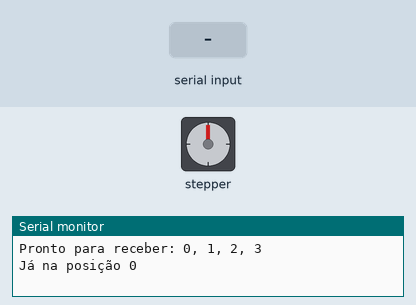
Recording of a sketch running on a simulated Arduino Uno, built with avr-gcc and run on an emulated ATmega328P. On the bench: stepper motor, the last lines printed to the serial monitor. Wiring (inferred from the names in the program): stepper motor driver (800 steps per turn assumed): step pin 11; direction pin 5; enable pin 8. Inputs (shaded band) come from the test bench.

Above: at 1.2 s.
1.3 s: "t\n" received over Serial
At 3.2 s:
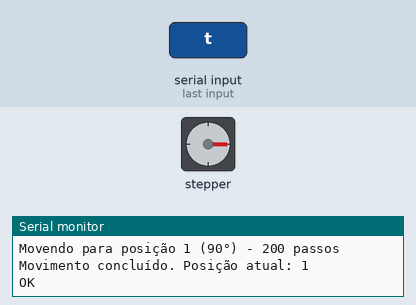
At 4.2 s:
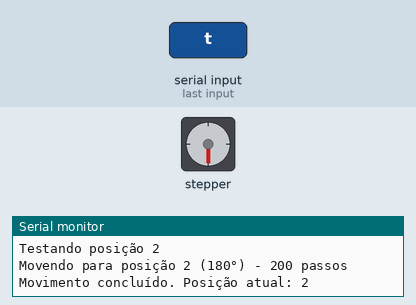
4.3 s: "1\n" received over Serial
At 6.6 s:
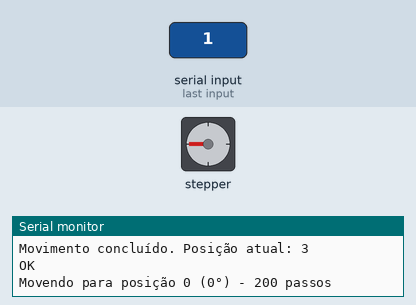
7.3 s: "0\n" received over Serial
Timing chart, 0 to 10.3 s (numbered marks = the images above; inputs shaded):
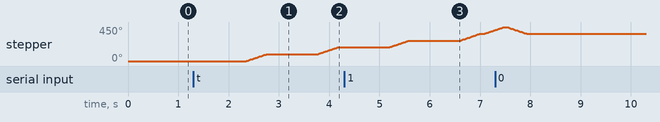

Measured:
- after the input at 1.3 s, stepper: turns 90° clockwise in 0.40 s, then 90° clockwise in 0.40 s

The sketch:

arduino.ino
```cpp
// Motor de passo 17HS4401S com TB6600 - Versão Python Compatível
const int STEP_PIN = 11;   // PUL+
const int DIR_PIN = 5;    // DIR+
const int EN_PIN = 8;     // ENA+

const int MICROSTEPS = 1;
const int STEPS_PER_REVOLUTION = 800 * MICROSTEPS;
const int STEPS_PER_90_DEGREES = STEPS_PER_REVOLUTION / 4;
const int STEP_DELAY_US = 2000;

int currentPosition = 0;  // Posição atual (0-3)
String inputString = "";  // Buffer para dados seriais
bool stringComplete = false;

void setup() {
  pinMode(STEP_PIN, OUTPUT);
  pinMode(DIR_PIN, OUTPUT);
  pinMode(EN_PIN, OUTPUT);
  digitalWrite(EN_PIN, LOW);  // Ativa driver

  Serial.begin(9600);
  Serial.println("Sistema iniciado - Aguardando comandos do Python");
  Serial.println("Pronto para receber: 0, 1, 2, 3");

  // Move para posição inicial (0 graus)
  moveToPosition(0);
}

void loop() {
  // Processa comandos recebidos via serial
  if (stringComplete) {
    inputString.trim(); // Remove espaços e quebras de linha

    Serial.print("Recebido: '");
    Serial.print(inputString);
    Serial.println("'");

    // Verifica se é um comando de posição válido (0-3)
    if (inputString.length() == 1 && inputString >= "0" && inputString <= "3") {
      int targetPosition = inputString.toInt();
      moveToPosition(targetPosition);
    }
    // Comando de teste
    else if (inputString == "t") {
      testMotor();
    }
    // Comando de status
    else if (inputString == "s") {
      printStatus();
    }
    else {
      Serial.println("Comando inválido. Use: 0, 1, 2, 3, t (teste), s (status)");
    }

    // Limpa buffer para próximo comando
    inputString = "";
    stringComplete = false;
  }
}

void moveToPosition(int targetPosition) {
  // Calcula diferença de posição (0-3)
  int diff = targetPosition - currentPosition;

  // Ajusta para caminho mais curto
  if (diff > 2) diff -= 4;
  if (diff < -2) diff += 4;

  if (diff == 0) {
    Serial.println("Já na posição " + String(targetPosition));
    return;
  }

  // Determina direção e quantidade de passos
  bool direction = diff > 0;
  int steps = abs(diff) * STEPS_PER_90_DEGREES;

  Serial.print("Movendo para posição ");
  Serial.print(targetPosition);
  Serial.print(" (");
  Serial.print(targetPosition * 90);
  Serial.print("°) - ");
  Serial.print(steps);
  Serial.println(" passos");

  // Executa movimento
  moveSteps(steps, direction);

  // Atualiza posição atual
  currentPosition = targetPosition;

  Serial.print("Movimento concluído. Posição atual: ");
  Serial.println(currentPosition);

  // Feedback para Python
  Serial.println("OK"); // Confirmação para o Python
}

void moveSteps(int steps, bool direction) {
  digitalWrite(DIR_PIN, direction ? HIGH : LOW);
  delay(10); // Pequena pausa para estabilização da direção

  for (int i = 0; i < steps; i++) {
    digitalWrite(STEP_PIN, HIGH);
    delayMicroseconds(STEP_DELAY_US / 2);
    digitalWrite(STEP_PIN, LOW);
    delayMicroseconds(STEP_DELAY_US / 2);
  }
}

void testMotor() {
  Serial.println(">>> INICIANDO TESTE DO MOTOR <<<");

  // Testa todas as posições
  for (int pos = 0; pos <= 3; pos++) {
    Serial.print("Testando posição ");
    Serial.println(pos);
    moveToPosition(pos);
    delay(1000); // Pausa de 1 segundo entre movimentos
  }

  // Volta para posição 0
  moveToPosition(0);
  Serial.println(">>> TESTE CONCLUÍDO <<<");
}

void printStatus() {
  Serial.println("=== STATUS DO SISTEMA ===");
  Serial.print("Posição atual: ");
  Serial.print(currentPosition);
  Serial.print(" (");
  Serial.print(currentPosition * 90);
  Serial.println("°)");
  Serial.print("STEP_PIN: ");
  Serial.println(digitalRead(STEP_PIN));
  Serial.print("DIR_PIN: ");
  Serial.println(digitalRead(DIR_PIN));
  Serial.print("EN_PIN: ");
  Serial.println(digitalRead(EN_PIN));
  Serial.println("========================");
}

// Função chamada automaticamente quando dados chegam pela serial
void serialEvent() {
  while (Serial.available()) {
    char inChar = (char)Serial.read();

    if (inChar == '\n') {
      stringComplete = true;
    } else if (inChar != '\r') { // Ignora carriage return
      inputString += inChar;
    }
  }
}
```
